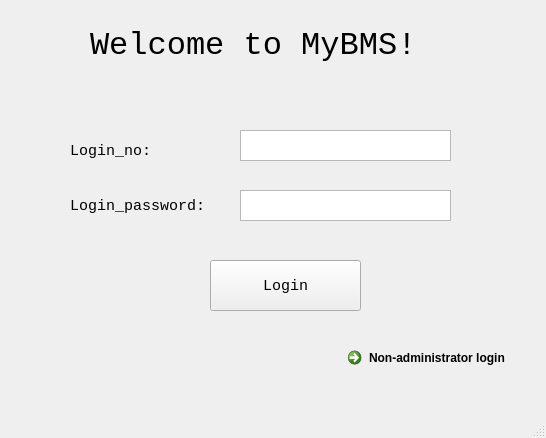
<?xml version="1.0" encoding="UTF-8"?>
<ui version="4.0">
 <class>login_window</class>
 <widget class="QMainWindow" name="login_window">
  <property name="geometry">
   <rect>
    <x>0</x>
    <y>0</y>
    <width>546</width>
    <height>438</height>
   </rect>
  </property>
  <property name="windowTitle">
   <string>login_window</string>
  </property>
  <widget class="QWidget" name="centralwidget">
   <widget class="QLabel" name="Login_no">
    <property name="geometry">
     <rect>
      <x>70</x>
      <y>140</y>
      <width>121</width>
      <height>21</height>
     </rect>
    </property>
    <property name="font">
     <font>
      <family>Consolas</family>
      <pointsize>11</pointsize>
     </font>
    </property>
    <property name="text">
     <string>Login_no:</string>
    </property>
   </widget>
   <widget class="QLabel" name="title">
    <property name="geometry">
     <rect>
      <x>90</x>
      <y>10</y>
      <width>381</width>
      <height>71</height>
     </rect>
    </property>
    <property name="font">
     <font>
      <family>Consolas</family>
      <pointsize>24</pointsize>
     </font>
    </property>
    <property name="text">
     <string>Welcome to MyBMS!</string>
    </property>
   </widget>
   <widget class="QTextEdit" name="ano_input">
    <property name="geometry">
     <rect>
      <x>240</x>
      <y>130</y>
      <width>211</width>
      <height>31</height>
     </rect>
    </property>
   </widget>
   <widget class="QTextEdit" name="password_input">
    <property name="geometry">
     <rect>
      <x>240</x>
      <y>190</y>
      <width>211</width>
      <height>31</height>
     </rect>
    </property>
   </widget>
   <widget class="QLabel" name="Login_password">
    <property name="geometry">
     <rect>
      <x>70</x>
      <y>190</y>
      <width>151</width>
      <height>31</height>
     </rect>
    </property>
    <property name="font">
     <font>
      <family>Consolas</family>
      <pointsize>11</pointsize>
     </font>
    </property>
    <property name="text">
     <string>Login_password:</string>
    </property>
   </widget>
   <widget class="QPushButton" name="LoginButton">
    <property name="geometry">
     <rect>
      <x>210</x>
      <y>260</y>
      <width>151</width>
      <height>51</height>
     </rect>
    </property>
    <property name="font">
     <font>
      <family>Consolas</family>
      <pointsize>11</pointsize>
     </font>
    </property>
    <property name="text">
     <string>Login</string>
    </property>
   </widget>
   <widget class="QCommandLinkButton" name="Non_admin_login">
    <property name="geometry">
     <rect>
      <x>340</x>
      <y>340</y>
      <width>201</width>
      <height>41</height>
     </rect>
    </property>
    <property name="font">
     <font>
      <family>Segoe UI</family>
      <pointsize>9</pointsize>
     </font>
    </property>
    <property name="text">
     <string>Non-administrator login</string>
    </property>
   </widget>
  </widget>
  <widget class="QMenuBar" name="menubar">
   <property name="geometry">
    <rect>
     <x>0</x>
     <y>0</y>
     <width>546</width>
     <height>26</height>
    </rect>
   </property>
  </widget>
  <widget class="QStatusBar" name="statusbar"/>
 </widget>
 <resources/>
 <connections/>
</ui>
